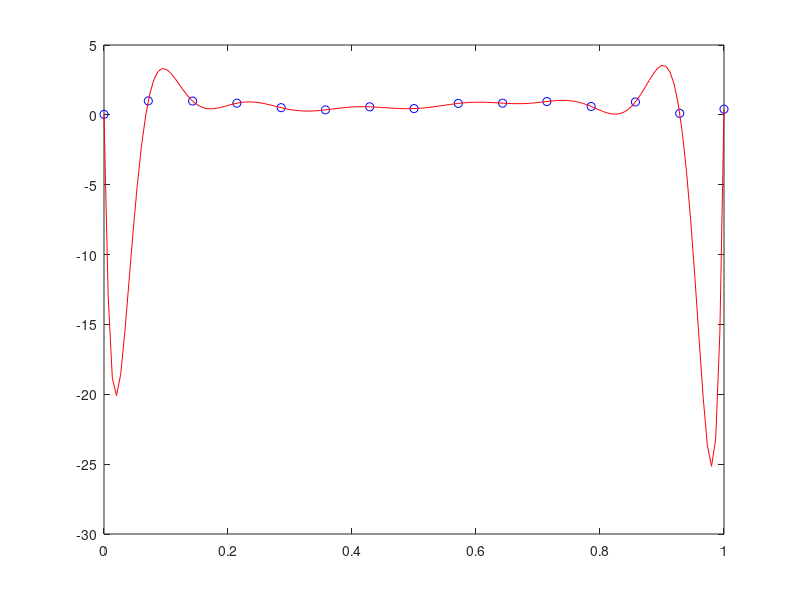

Recreate this plot in MATLAB.
n = 15;
x = linspace(0,1,n);
y = rand(1,n);
coeffs = polyfit(x,y,n-1);
xfitted = linspace(0,1,n*10);
yfitted = polyval(coeffs,xfitted);
plot(x,y,'bo');
hold on
plot(xfitted,yfitted,'r-');
